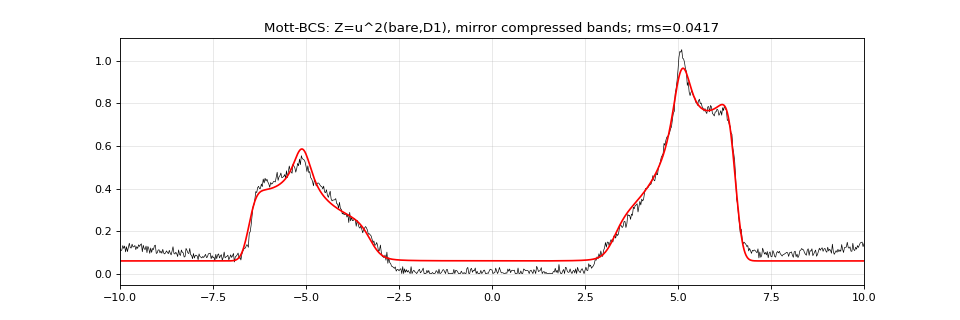

The script that saved this image:
from fitlib import *
import numpy as np
s=STS[1]; V=np.array(s['bias']); g=np.array(s['dI_dV'])
t,tp=0.99,0.195
eps=band(t,tp); mu0=mu_for_filling(eps,0.6)
def model(p,V):
    c,a,b,D1,alpha,beta,mu,sig,bg,sc=p
    xi=eps-mu; Z=0.5*(1+xi/np.sqrt(xi**2+D1**2))      # in-window weight = u_k^2 of BCS on bare band
    E=c+a*eps+b*eps**2; xt=alpha+beta*eps
    s_=np.clip(xt/E,-1,1); pp=0.5*(1+s_); pm=0.5*(1-s_)
    return sc*sample(dos(E,Z*pp,sig)+dos(-E,Z*pm,sig),V)+bg
names=['c','a','b','D1','alpha','beta','mu','sigma','bg','sc']
best=None
for D10 in [1.5,2.5,4.0]:
  for al0,be0 in [(0.5,0.3),(1.5,0.4),(0.0,0.5)]:
    p0=[4.8,0.5,0.0,D10,al0,be0,mu0,0.15,0.06,3.0]
    r=least_squares(lambda p: model(p,V)-g,p0,x_scale=[0.2,0.05,0.01,0.3,0.2,0.05,0.2,0.03,0.02,0.3],diff_step=2e-2,
                    bounds=([0,0.1,-0.1,0.1,-5,-2,-5,0.03,0,0.1],[10,1.5,0.1,10,5,2,5,0.6,0.3,20]))
    rms=np.sqrt(np.mean(r.fun**2))
    if best is None or rms<best[0]: best=(rms,r)
rms,r=best; p=r.x
J=r.jac; cov=np.linalg.pinv(J.T@J)*np.sum(r.fun**2)/(len(V)-len(p)); err=np.sqrt(np.abs(np.diag(cov)))
print("rms",rms)
for n_,v,e in zip(names,p,err): print(f"  {n_:6s} = {v:.4f} +- {e:.4f}")
c,a,b,D1,alpha,beta,mu,sig,bg,sc=p
xi=eps-mu; Z=0.5*(1+xi/np.sqrt(xi**2+D1**2)); E=c+a*eps+b*eps**2; xt=alpha+beta*eps; s_=np.clip(xt/E,-1,1)
print("Z at Gamma,vH,M:",Z.min(),0.5*(1+(4*tp-mu)/np.sqrt((4*tp-mu)**2+D1**2)),Z.max())
print("<Z>=",Z.mean()," lower weight <Z pm>=",np.mean(Z*0.5*(1-s_))," upper <Z pp>=",np.mean(Z*0.5*(1+s_)), " missing (UHB) <1-Z>=",np.mean(1-Z))
print("E range",E.min(),E.max()," xtilde range",xt.min(),xt.max())
np.save('fit_b5.npy',p)
import matplotlib; matplotlib.use('Agg'); import matplotlib.pyplot as plt
plt.figure(figsize=(12,4)); plt.plot(V,g,'k',lw=0.6); plt.plot(V,model(p,V),'r'); plt.xlim(-10,10); plt.grid(alpha=0.3); plt.title(f'Mott-BCS: Z=u^2(bare,D1), mirror compressed bands; rms={rms:.4f}'); plt.savefig('fit_b5.png',dpi=80)
